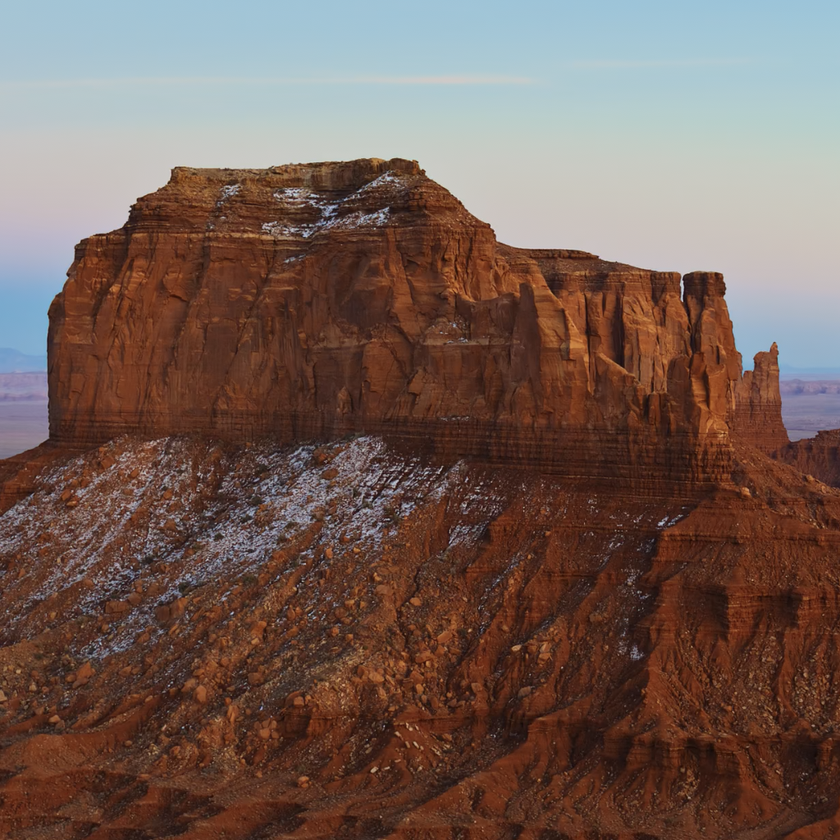
#> input picture C1/W3/images/fig1.png, 840 x 840 px, shrunk from 1024 x 1024 before the run
$ jupyter execute --allow-errors C1_W3_Lab_2_exploring_convolutions.ipynb
#> lines starting #> are read from the running program, lines starting #| are printed output that depends on the picture
<a href="https://colab.research.google.com/github/https-deeplearning-ai/tensorflow-1-public/blob/master/C1/W3/ungraded_labs/C1_W3_Lab_2_exploring_convolutions.ipynb" target="_parent"></a>

# Ungraded Lab: Exploring Convolutions

In this lab, you will explore how convolutions work by creating a basic convolution on a 2D grayscale image. First, you will load the image by taking the [ascent](https://docs.scipy.org/doc/scipy/reference/generated/scipy.datasets.ascent.html) image from [SciPy](https://scipy.org/). It's a nice, built-in picture with lots of angles and lines.

[cell 1]
from scipy.datasets import ascent

# load the ascent image
#> (the rest of this cell did not finish here and is left out)

You can use the pyplot library to draw the image so you'll know what it looks like.

[cell 2]
import matplotlib.pyplot as plt

# Visualize the image
plt.grid(False)
plt.gray()
plt.axis('off')
#> (the rest of this cell did not finish here and is left out)

The image is stored as a numpy array so you can create the transformed image by first copying that array. You can also get the dimensions of the image so you can loop over it later.

[cell 3]
import numpy as np

# Copy image to a numpy array
#> (the rest of this cell did not finish here and is left out)

Now you can create a filter as a 3x3 array.

[cell 4]
# Experiment with different values and see the effect
filter = [ [0, 1, 0], [1, -4, 1], [0, 1, 0]]

# A couple more filters to try for fun!
# filter = [ [-1, -2, -1], [0, 0, 0], [1, 2, 1]]
# filter = [ [-1, 0, 1], [-2, 0, 2], [-1, 0, 1]]

# If all the digits in the filter don't add up to 0 or 1, you
# should probably do a weight to get it to do so
# so, for example, if your weights are 1,1,1 1,2,1 1,1,1
# They add up to 10, so you would set a weight of .1 if you want to normalize them
weight  = 1

<i>Plotting the filter</i>

[cell 5]
plt.imshow(filter,cmap='gray')
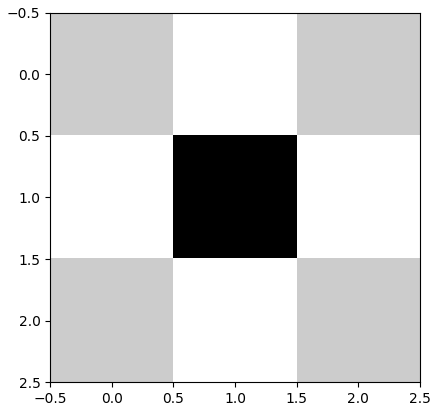
#> figure drawn by matplotlib, 1 panel

Now you can create a convolution. You will iterate over the image, leaving a 1 pixel margin, and multiplying each of the neighbors of the current pixel by the value defined in the filter (i.e. the current pixel's neighbor above it and to the left will be multiplied by the top left item in the filter, etc.)

You'll then multiply the result by the weight, and then ensure the result is in the range 0-255.

Finally you'll load the new value into the transformed image.

#> (a cell that did not finish here is left out)

After the loop, you can now plot the image to see the effect of the convolution!

[cell 7]
# Plot the image. Note the size of the axes -- they are 512 by 512
plt.gray()
plt.grid(False)
#> (the rest of this cell did not finish here and is left out)

## Effect of Max Pooling

The next cell will show a (2, 2) pooling. The idea here is to iterate over the image, and look at the pixel and it's immediate neighbors to the right, beneath, and right-beneath. It will take the largest of them and load it into the new image. Thus, the new image will be 1/4 the size of the old -- with the dimensions on X and Y being halved by this process. You'll see that the features get maintained despite this compression!

<i>We have halved the image dimensions of convoluted image</i>

#> (a cell that did not finish here is left out)

### Implementing some custom filters

[cell 9]
from PIL import Image, ImageOps

[cell 10]
def convolve(img, filter):
    size_x = img.shape[0]
    size_y = img.shape[1]

    # if filter.shape[0] != 3 and filter.shape[1] != 3:
    #     raise Exception('Filter dimensions must be 3x3')

    if img.shape[0] != img.shape[1]:
        raise Exception('Image dimensions must be equal')

    for x in range(1,size_x-1):
        for y in range(1,size_y-1):
            convolution = 0.0
            convolution = convolution + (img[x-1, y-1] * filter[0][0])
            convolution = convolution + (img[x-1, y] * filter[0][1])
            convolution = convolution + (img[x-1, y+1] * filter[0][2])
            convolution = convolution + (img[x, y-1] * filter[1][0])
            convolution = convolution + (img[x, y] * filter[1][1])
            convolution = convolution + (img[x, y+1] * filter[1][2])
            convolution = convolution + (img[x+1, y-1] * filter[2][0])
            convolution = convolution + (img[x+1, y] * filter[2][1])
            convolution = convolution + (img[x+1, y+1] * filter[2][2])

            # Multiply by weight
            convolution = convolution * weight

            # Check the boundaries of the pixel values
            if(convolution<0):
                convolution=0
            if(convolution>255):
                convolution=255

            # Load into the transformed image
            img[x, y] = convolution

    return img

[cell 11]
image = Image.open('../images/fig1.png')
#> image is the input picture: PIL image 840x840 RGBA; mean R, G, B, A 116.1, 94.2, 86, 255
image = ImageOps.grayscale(image)
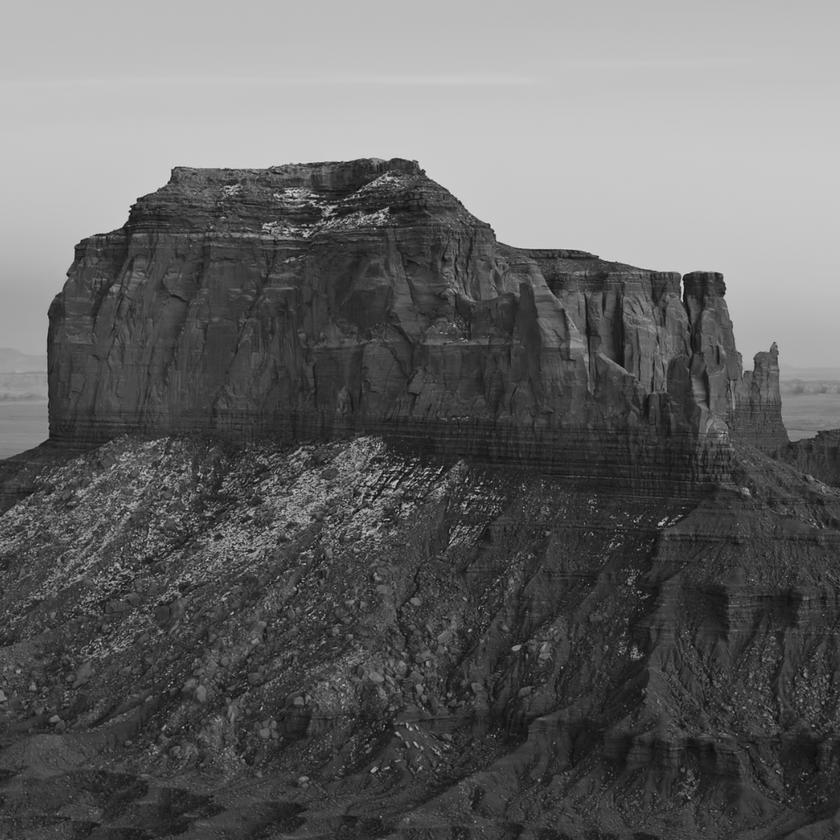
#> image: PIL image 840x840 L; min 11, max 216, mean 99.8
image = np.asarray(image)
image = np.copy(image)
plt.imshow(image)

[cell 12]
filter1 = [[-1,0,1],[-1,0,1],[-1,0,1]]
plt.imshow(filter1,cmap='gray')
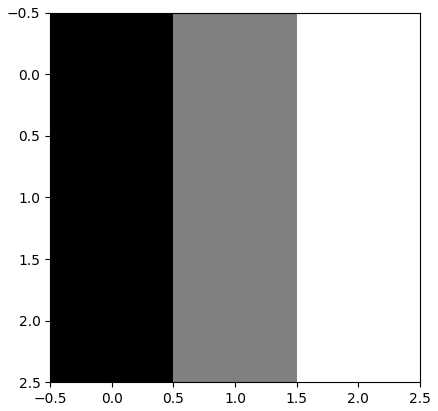
#> figure drawn by matplotlib, 1 panel

[cell 13]
conv_image = convolve(image,filter1)
#> after the loop in convolve, `for x in range(1,size_x-1):`:
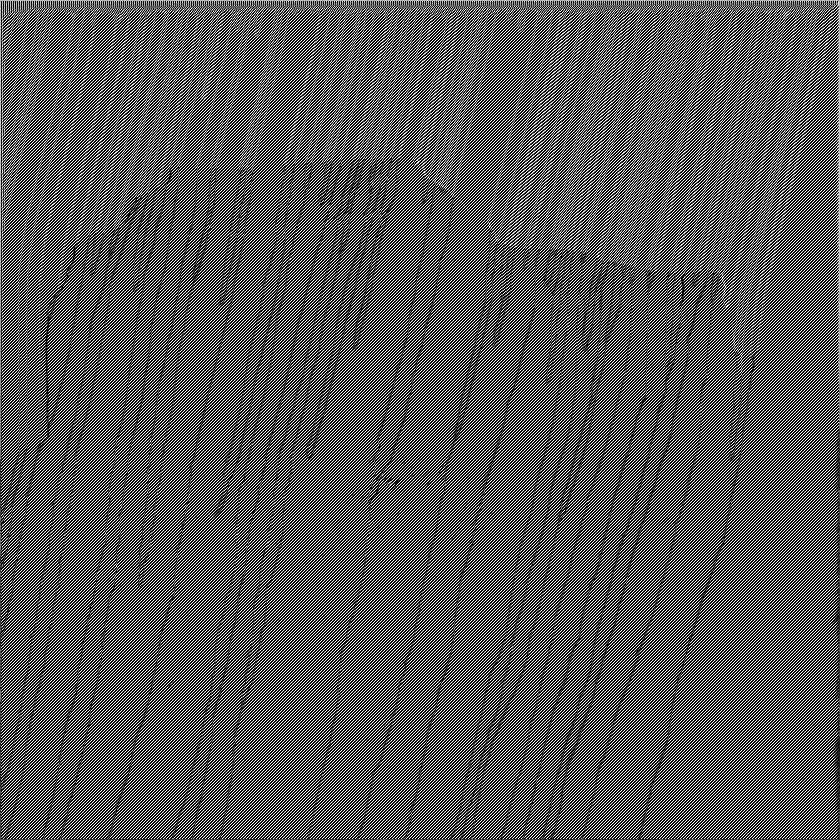
#> img: shape (840, 840); min 0, max 255, mean 85.1
